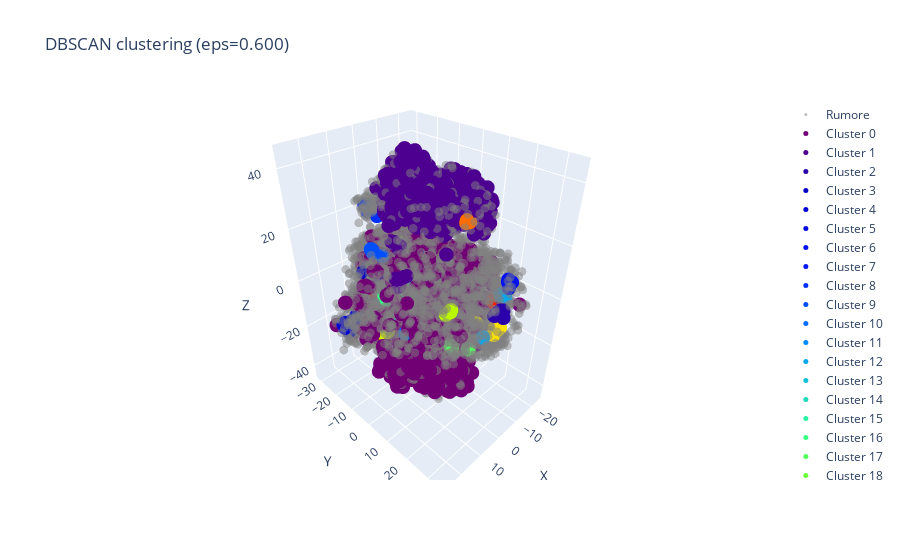
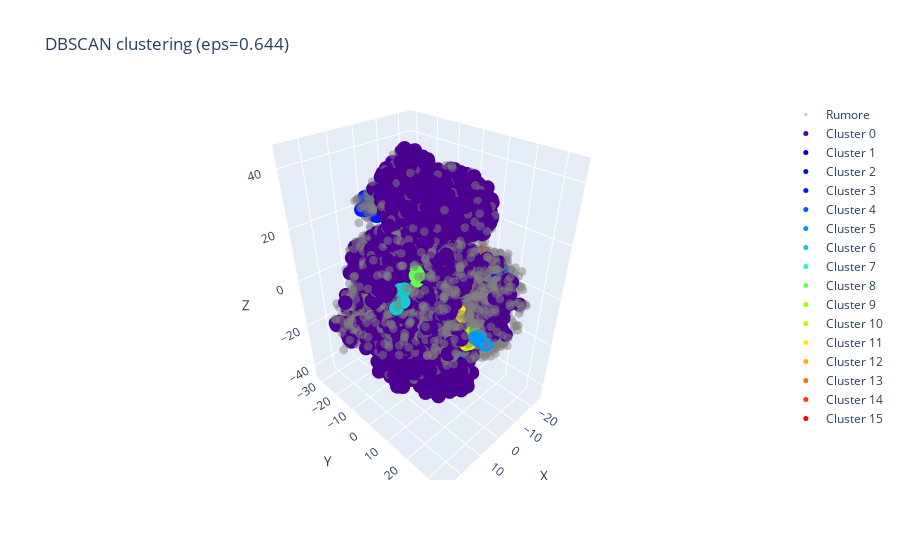
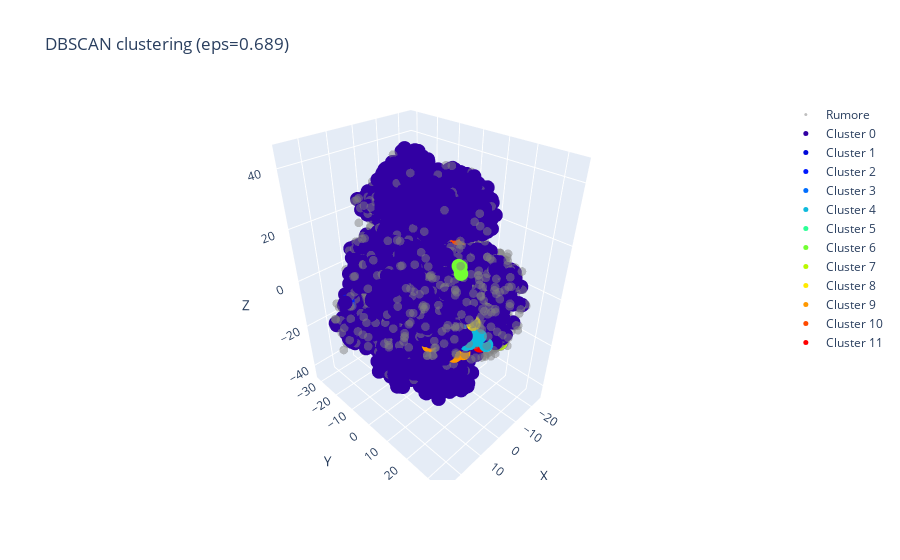
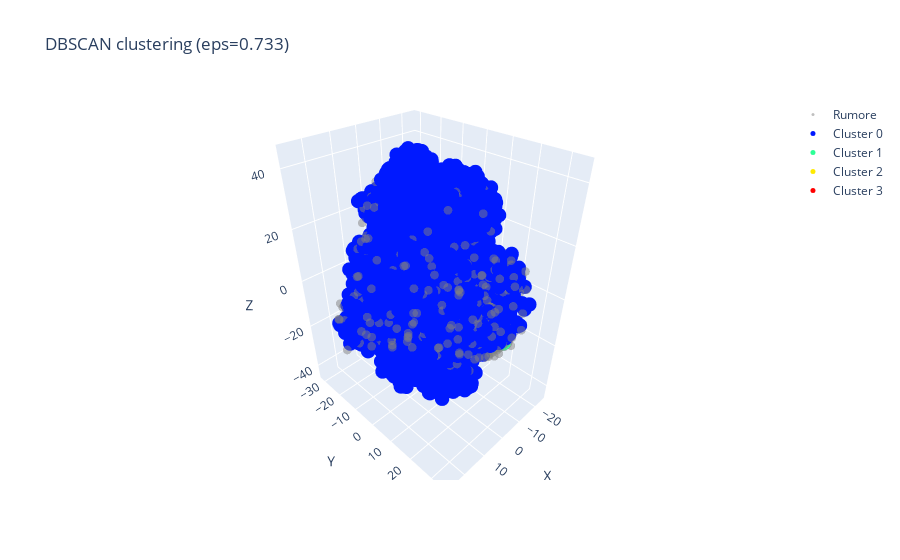

Write notebook code for charts like these, in order.
### Markdown cell above
### Custom

### Code cell
# Define epsilon values to try
eps_values = np.linspace(0.6,1.0,10)

# Run DBSCAN with different epsilon values
dbscan_results = perform_dbscan_clustering(L1rog_distances, Y_3d_custom, eps_values, min_samples)

# Plot summary of results
plt.figure(figsize=(12, 5))

# Number of clusters vs epsilon
plt.subplot(1, 2, 1)
eps_list = list(dbscan_results.keys())
n_clusters = [res['n_clusters'] for res in dbscan_results.values()]
plt.plot(eps_list, n_clusters, 'bo-')
plt.xlabel('Epsilon')
plt.ylabel('Number of clusters')
plt.title('Number of clusters vs epsilon')
plt.grid(True)

# Noise points vs epsilon
plt.subplot(1, 2, 2)
n_noise = [res['n_noise'] for res in dbscan_results.values()]
plt.plot(eps_list, n_noise, 'ro-')
plt.xlabel('Epsilon')
plt.ylabel('Number of noise points')
plt.title('Noise points vs epsilon')
plt.grid(True)

plt.tight_layout()
plt.show()
